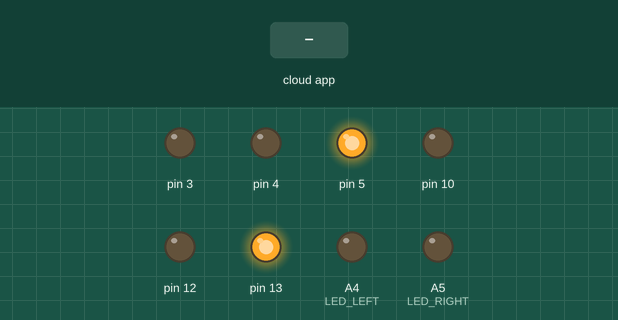
Bench run of a sketch on a simulated Arduino Uno, built with avr-gcc and run on an emulated ATmega328P. Shown: output pins drawn as LEDs (lit = HIGH). The inputs (shaded band) are chosen by the test bench. The ROS host is connected and sends only what is stated.

Above: at 2.2 s.
2.3 s: the phone or cloud app sets left to -100
At 3.0 s:
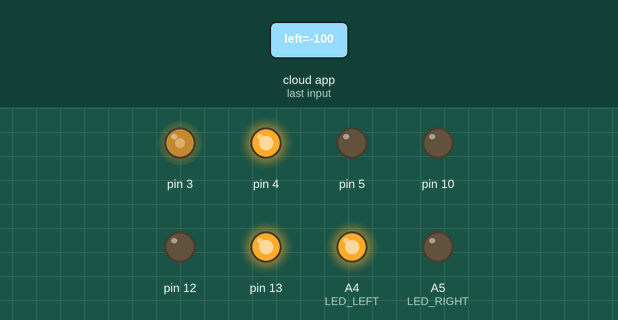
3.8 s: the phone or cloud app sets right to -100
At 4.3 s:
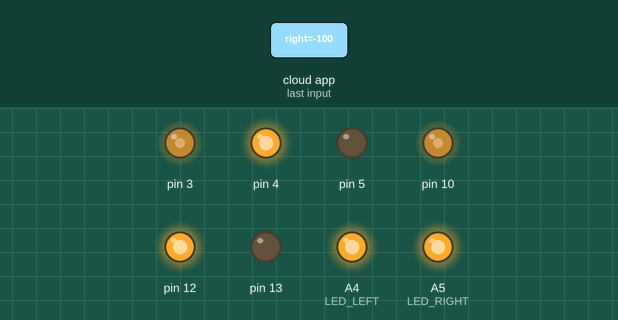
5.3 s: the phone or cloud app sets left to 0
At 5.7 s:
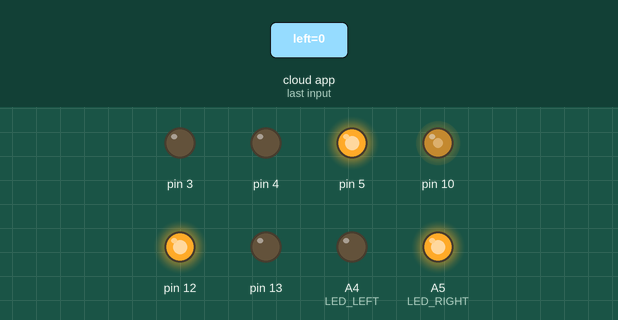
6.8 s: the phone or cloud app sets right to 100
At 8.0 s:
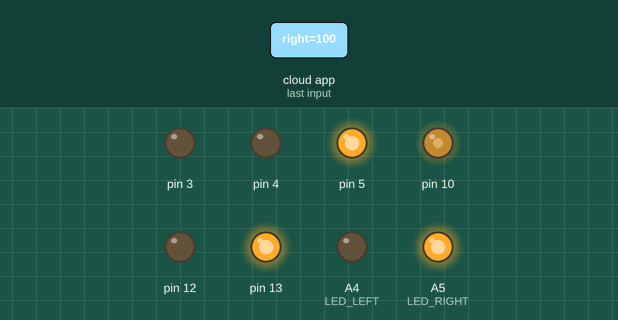
8.3 s: the phone or cloud app sets left to 100
At 9.5 s:
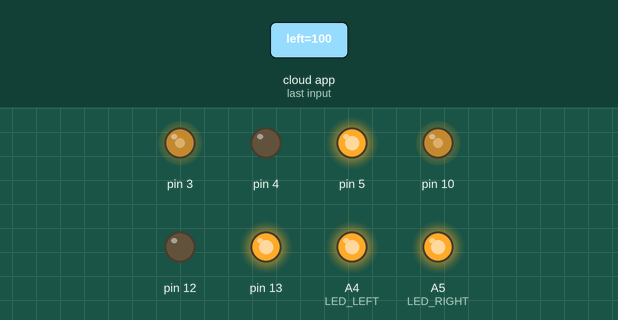
9.8 s: the phone or cloud app sets right to 0
At 10.8 s:
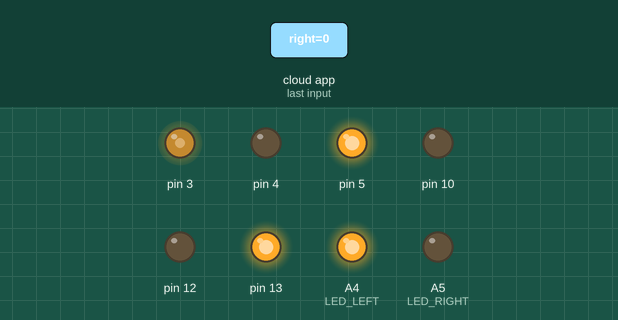
Timing chart, 0 to 12.3 s (numbered marks = the images above; inputs shaded):
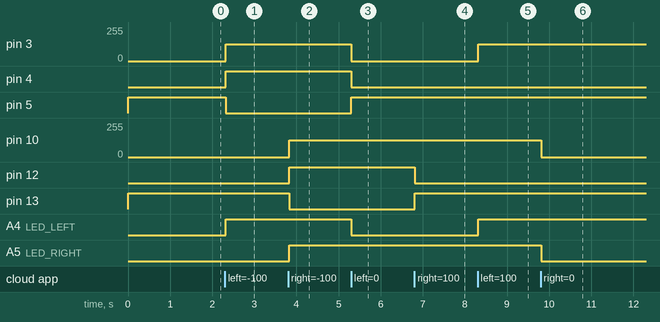

The sketch:

driver.ino
```cpp
/*  Jamiel Rahi
 *  Astro 2.0 Capstone Team 14
 *  2018-2019
 *  -------------------------
 *  ---- WRITE TO MOTORS ----
 *  -------------------------
 *  This is a driver that converts velocity
 *  commands (for each wheel) into PWM signals.
 *
 *  It subscribes to left and right velocity commands
 *  from astro_diff_drive and uses an experimentally-determined
 *  linear relationship to calculate the desired PWM.
 *
 *  ALL HARDWARE SPECIFIC PARAMETERS ARE IN:
 *  "driver.h"
 */


#include "driver.h"
#include "Motor.h"

#include <ros.h>
#include <std_msgs/Float32.h>

ros::NodeHandle  nh;

// Instantiate motors
Motor right = Motor(ENA, IN1, IN2, RIGHTDB, LED_RIGHT);
Motor left = Motor(ENB, IN3, IN4, LEFTDB, LED_LEFT);

void left_cb(const std_msgs::Float32& cmd){
  // cmd is in m/s

  if(abs(cmd.data) >= VMIN){

    // Experimental relationship between velocity and pwm
    int pwm;

    if (abs(cmd.data) < VMAX) pwm = left.velocityToPWM((float)abs(cmd.data));
    else pwm = left.velocityToPWM(VMAX);

    if (cmd.data > 0) left.forward();
    else left.reverse();

    left.setSpeed(pwm);
  }
  else{
    left.stop();
  }
}

void right_cb(const std_msgs::Float32& cmd){
  // cmd is in m/s

  if(abs(cmd.data) >= VMIN){

    // Experimental relationship between velocity and pwm
    // Right motor moves a little faster
    int pwm;
    if (abs(cmd.data) < VMAX) pwm = right.velocityToPWM((float)abs(cmd.data));
    else pwm = right.velocityToPWM(VMAX);

    if (cmd.data > 0) right.forward();
    else right.reverse();

    right.setSpeed(pwm);
  }
  else{
    right.stop();
  }
}

ros::Subscriber<std_msgs::Float32> left_motor_sub("/cmd_vel/left", left_cb);
ros::Subscriber<std_msgs::Float32> right_motor_sub("/cmd_vel/right", right_cb);

void setup()
{
  right.setVelocityParams(RIGHTA, RIGHTB, RDIA);
  right.setMaxPWM(RLIMIT);

  left.setVelocityParams(LEFTA, LEFTB, LDIA);
  left.setMaxPWM(LLIMIT);

  right.init();
  left.init();
  pinMode(LED_LEFT, OUTPUT);
  pinMode(LED_RIGHT, OUTPUT);
  nh.getHardware()->setBaud(115200);
  nh.initNode();
  delay(500);
  nh.subscribe(left_motor_sub);
  delay(500);
  nh.subscribe(right_motor_sub);
}

void loop()
{
  nh.spinOnce();
  delay(30);
}
```

Motor.h
```cpp
/*  Jamiel Rahi
 *  Astro 2.0 Capstone Team 14
 *  2018-2019
 *  -------------------------
 *  ---- WRITE TO MOTORS ----
 *  -------------------------
 *  This is a driver that converts velocity
 *  commands (for each wheel) into PWM signals.
 *
 *  It subscribes to left and right velocity commands
 *  from astro_diff_drive and uses an experimentally-determined
 *  linear relationship to calculate the desired PWM.
 *
 *  ALL HARDWARE SPECIFIC PARAMETERS ARE IN:
 *  "driver.h"
 */

class Motor{
  private:
  int en, in1, in2;
  int MOTORLOW = LOW;
  int MOTORHIGH = HIGH;
  int led;
  int max_pwm = 250;
  float a, b, dia;

  public:
  int pwm;
  int deadband = 70;
  int isStopped = true;


  Motor(){}
  Motor(int en, int in1, int in2, int db, int led){
    this->en = en;
    this->in1 = in1;
    this->in2 = in2;
    this->deadband = db;
    this->led = led;
    pinMode(this->en, OUTPUT);
    pinMode(this->in1, OUTPUT);
    pinMode(this->in2, OUTPUT);
  }
  Motor(int en, int in1, int in2, int db, int led, int polarity){
    if (polarity) {
      this->MOTORLOW = HIGH;
      this->MOTORHIGH = LOW;
    }
    Motor(en, in1, in2, db, led);
  }

  void init(){
    digitalWrite(this->in1, MOTORLOW);
    digitalWrite(this->in2, MOTORHIGH);
    analogWrite(this->en, 0);
  }

  void forward(){
    digitalWrite(this->in1, MOTORLOW);
    digitalWrite(this->in2, MOTORHIGH);
  }

  void reverse(){
    digitalWrite(this->in1, MOTORHIGH);
    digitalWrite(this->in2, MOTORLOW);
  }

  void stop(){
    setSpeed(0);
  }

  void setSpeed(int pwm){
    if(pwm < deadband) {
      this->pwm = 0;
      forward();
      isStopped = true;
      digitalWrite(led, LOW);
    }
    else if(pwm > this->max_pwm) {
      this->pwm = max_pwm;
      isStopped = false;
      digitalWrite(led, HIGH);
    }
    else {
      this->pwm = pwm;
      isStopped = false;
      digitalWrite(led, HIGH);
    }
    analogWrite(this->en, this->pwm);
  }

  void setMaxPWM(int max_pwm){
    this->max_pwm = max_pwm;
  }

  void setVelocityParams(float a, float b, float dia){
    // a and b for the linear relationship
    // between rpm and pwm
    this->a = a;
    this->b = b;
    this->dia = dia;
  }
  int velocityToPWM(float vel){
    // Converts absolute velocity to PWM
    // m/s -> pwm
    int p = (int) (this->a)*vel + (this->b);
    if (p > this->max_pwm) return max_pwm;
    else return p;
  }
  float velocityToRPM(float vel){
    // Converts absolute velocity to RPM
    // m/s -> rpm
    float r = (this->dia)/2;
    return (abs(vel))/(r*0.10472);
  }
};
```

driver.h
```cpp
// // // // // // // // // // // // // // // // // // //
//   REPLACE WITH YOUR HARDWARE-SPECIFIC PARAMETERS   //
// // // // // // // // // // // // // // // // // // //

// H-bridge inputs
// Motor 1
#define ENA 10
#define IN1 12
#define IN2 13
// Motor 2
#define ENB 3
#define IN3 4
#define IN4 5

// LEDs
#define LED_LEFT A4
#define LED_RIGHT A5

// Min and max velocity
// (in m/s)
#define VMIN 0.00
#define VMAX 0.33

// PWM (i.e. voltage) limit
#define RLIMIT 125
#define LLIMIT 125

// Experimental coefficients
// pwm = a*(v) + b
#define RIGHTA 355.41
#define RIGHTB 11.987
#define LEFTA 364.9
#define LEFTB 10.571

// Motor deadbands
#define LEFTDB 40
#define RIGHTDB 40

// Wheel diameters
// (in meters)
#define LDIA 0.1524
#define RDIA 0.1524
```

Measured:
- after the input at 2.3 s, pin 3: 0/255 → 125/255 at once; pin 4, A4 (LED_LEFT): LOW → HIGH at once; pin 5: HIGH → LOW at once
- after the input at 3.8 s, pin 10: 0/255 → 125/255 at once; pin 12, A5 (LED_RIGHT): LOW → HIGH at once; pin 13: HIGH → LOW at once
- after the input at 5.3 s, pin 3: 125/255 → 0/255 at once; pin 4, A4 (LED_LEFT): HIGH → LOW at once; pin 5: LOW → HIGH at once
- after the input at 6.8 s, pin 12: HIGH → LOW at once; pin 13: LOW → HIGH at once
- after the input at 8.3 s, pin 3: 0/255 → 125/255 at once; A4 (LED_LEFT): LOW → HIGH at once
- after the input at 9.8 s, pin 10: 125/255 → 0/255 at once; A5 (LED_RIGHT): HIGH → LOW at once
